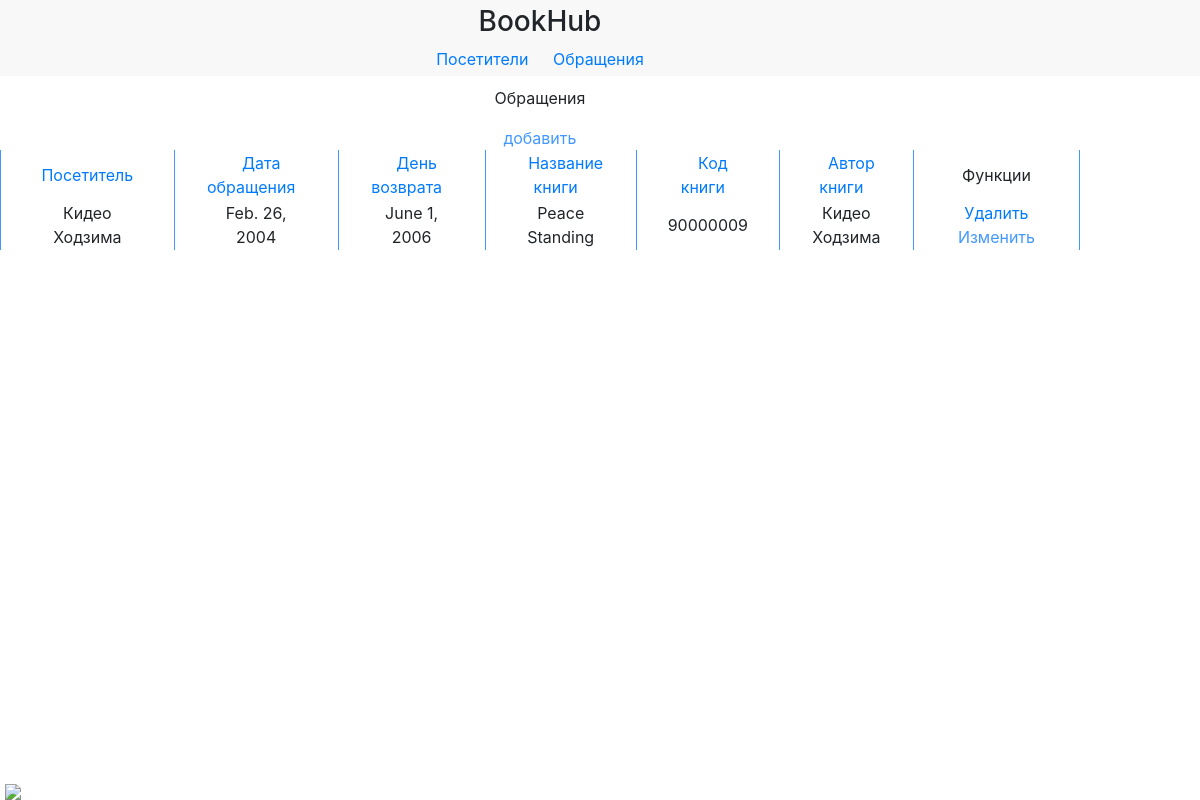
/history/?id=4, run on the app's committed database.
### app/models.py (models this page shows)
class Usage(models.Model):
    visitor = models.ForeignKey(
        Visitor,
        on_delete = models.CASCADE
        )
    date_on = models.DateField(
    )
    date_of = models.DateField(
    )
    book_name = models.CharField(
        max_length = 30
    )
    book_id = models.CharField(
        max_length = 8
    )
    book_author = models.CharField(
        max_length = 30
    )

class Visitor(models.Model):
    fio = models.CharField(
        max_length = 30
        )
    num = models.CharField(
        max_length = 8
    )
    birthday = models.DateField(
    )
    gender = models.CharField(
        max_length = 6,
        choices = gen
    )
    def __str__(self):
        return self.fio

### app/views.py (the view)
# urls.py: path('history/', HistoryView, name="history"),
def HistoryView(request):
        obj_id = int(request.GET.get('id'))
        model = Usage.objects.filter(visitor = obj_id)
        form = AddUsageForm()
        return render(
            request,
            'usages.html',
            {'form': form , 'model': model}
        )

### app/templates/usages.html (shortened to what this page needs)
<!DOCTYPE html>
<html>
    <head>
        <link rel="stylesheet" href="https://stackpath.bootstrapcdn.com/bootstrap/4.4.1/css/bootstrap.min.css">
    </head>
    <body>
        <header>
            <div class="content">
                <h3>BookHub</h3>
                <div class="menu">
                    <a href="{% url 'visitors' %}">Посетители</a>
                    <a href="{% url 'usages' %}">Обращения</a>
                </div>
            </div>
        </header>
        <div class="main">
            <div class="content">
                <p>Обращения</p><a style="color: #4298FF;" onclick="openForm()">добавить</a>
                <table>
                    <thead>
                        <tr>
                            <td>
                                <a href="?sort=visitor">Посетитель</a>
                            </td>
                            <td>
                                <a href="?sort=date_on">Дата обращения</a>
                            </td>
                            <td>
                                <a href="?sort=date_of">День возврата</a>
                            </td>
                            <td>
                                <a href="?sort=book_name">Название книги</a>
                            </td>
                            <td>
                                <a href="?sort=book_id">Код книги</a>
                            </td>
                            <td>
                                <a href="?sort6=book_author">Автор книги</a>
                            </td>
                            <td>Функции</td>
                        </tr>
                    </thead>
                    <tbody>
                        {% if model %}
                        {% for m in model %}
                        <tr>
                            <td>{{ m.visitor }}</td>
                            <td>{{ m.date_on }}</td>
                            <td>{{ m.date_of }}</td>
                            <td>{{ m.book_name }}</td>
                            <td>{{ m.book_id }}</td>
                            <td>{{ m.book_author }}</td>
                            <td>
                                <a href="{% url 'delusage' %}?id={{ m.id }}">Удалить</a>
                                <a onclick='openCF(this)' class="{{m.id}}" style="color: #4298FF;">Изменить</a>
                            </td>
                        </tr>
                        {% endfor %}
                        {% endif%}
                    </tbody>
                </table>
            </div>
        </div>
        <img class="snup" src="https://i.gifer.com/origin/bb/bb242e31f5faafce660bc89fd0f9d9ed_w200.gif">
    </body>
</html>

### app/templates/usages.html (style rules this page uses)
header { background-color: #F8F8F8; padding-bottom: 5px; padding-top: 5px; }
.content { width: 90%; text-align: center; }
.main { margin-top: 10px; }
a { margin-left: 10px; margin-right: 10px; }
table { margin: auto; }
td { border-left: 1px solid #4298FF; border-right: 1px solid #4298FF; padding-right: 30px; padding-left: 30px; }
.snup { position: fixed; bottom: 0px; left: 5px; }

### data on the page
Usage: visitor "Кидео Ходзима", date_on "Feb. 26, 2004", date_of "June 1, 2006", book_name "Peace Standing", book_id "90000009", book_author "Кидео Ходзима"
